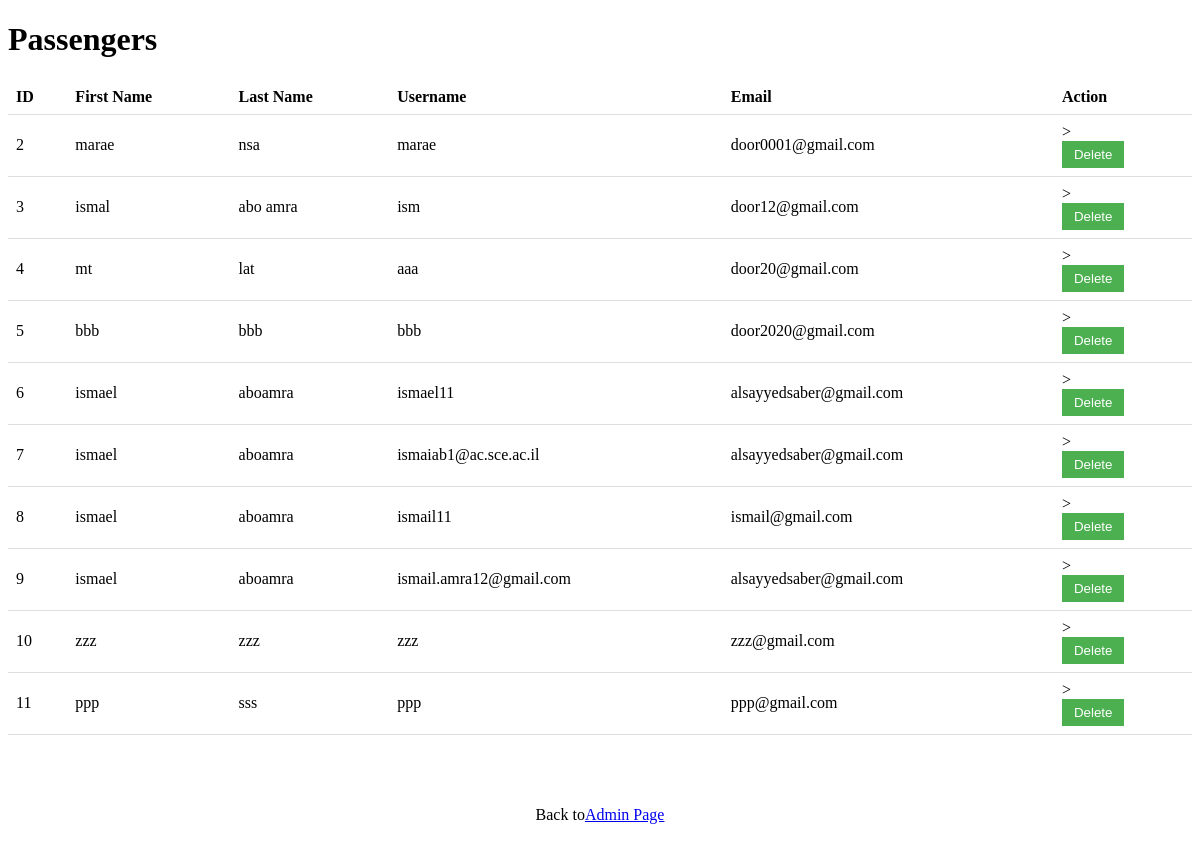
The app's page /Table_passenger, older data.
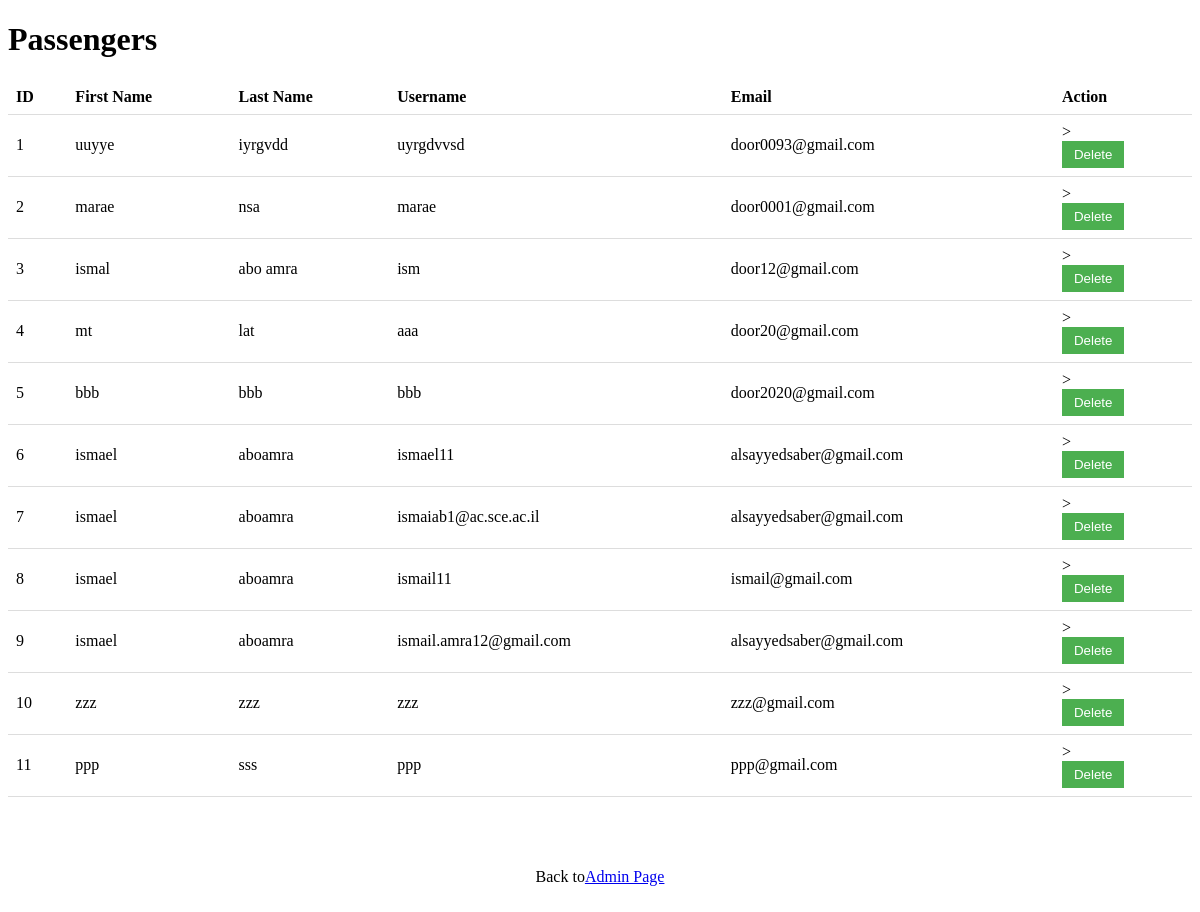
The same page, newer data.
### Boards/models.py (models this page shows)
class Passenger(models.Model):
    user = models.OneToOneField(User, on_delete=models.CASCADE)
    id_user_P = models.IntegerField()

### Boards/views.py (the view)
# urls.py: path('Table_passenger', views.Table_passenger, name='Table_passenger'),
def Table_passenger(request):
    passengers = Passenger.objects.all()
    return render(request, 'detailspassenger.html', {'passengers': passengers})

### Templates/detailspassenger.html (shortened to what this page needs)
<!DOCTYPE html>
<html>
  <head>
  </head>
  <body>
    <h1>Passengers</h1>
    <table>
      <tr>
        <th>ID</th>
        <th>First Name</th>
        <th>Last Name</th>
        <th>Username</th>
        <th>Email</th>
        <th>Action</th>
      </tr>
      {% for passenger in passengers %}
      <tr>
        <td>{{ passenger.id }}</td>
        <td>{{ passenger.user.first_name }}</td>
        <td>{{ passenger.user.last_name }}</td>
        <td>{{ passenger.user.username }}</td>
        <td>{{ passenger.user.email }}</td>
        <td>
          >
          <form
            action="{% url 'delete_passenger' passenger.id %}"
            method="POST"
          >
            <button
              type="submit"
              class="delete-button"
              data-id="{{ passenger.id }}"
            >
              Delete
            </button>
          </form>
        </td>
      </tr>
      {% endfor %}
    </table>
    <div
      style="
        display: flex;
        justify-content: center;
        align-items: center;
        height: 20vh;
      "
    >
      Back to <a href="/HomePageadmin"> Admin Page </a>
    </div>
  </body>
</html>

Row changes from the older to the newer data that the page shows:
added Passenger: id "1", user.first_name "uuyye", user.last_name "iyrgvdd", user.username "uyrgdvvsd", user.email "door0093@gmail.com"
